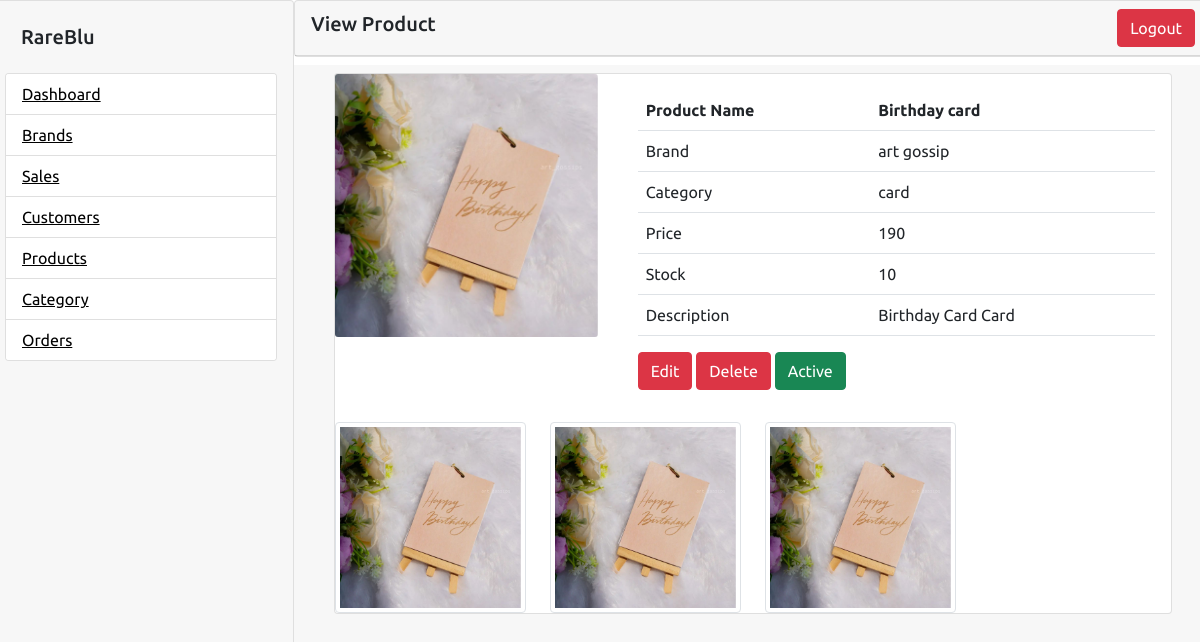
Screenshot of /admin_productview/14/ with the database file from the repository.
### admin_side/models.py (models this page shows, shortened)
class Product(models.Model):
    Product_Name = models.CharField(max_length=100, default='DefaultProductName')
    Brand=models.ForeignKey(Brand, on_delete=models.CASCADE)
    Category=models.ForeignKey(Category, on_delete=models.CASCADE)
    price = models.IntegerField(default=0)
    Stock = models.IntegerField(default=0)
    Description = models.CharField(max_length=100, default='Default Description')
    img1 = models.ImageField(upload_to='product')
    img2 = models.ImageField(upload_to='product')
    img3 = models.ImageField(upload_to='product')
    img4 = models.ImageField(upload_to='product')
    active = models.BooleanField(default=True)

class Brand(models.Model):
    name=models.CharField(max_length=50)
    active = models.BooleanField(default=True)
    def __str__(self):
        return self.name

class Category(models.Model):
    name=models.CharField(max_length=50)
    active = models.BooleanField(default=True)
    def __str__(self):
        return self.name

### admin_side/views.py (the view)
# urls.py: path('admin_productview/<int:id>/',views.admin_productview,name='admin_productview'),
def admin_productview(request,id):
    product = Product.objects.get(id=id)
    return render(request,'admin/admin_productview.html',{'product':product,'title':' View Product'})

### Templates/admin/admin_productview.html (shortened to what this page needs)
{% extends 'admin/admin.html' %}
{% load static %}
{% block main %}
<div class="container">
    <div class="card">
        <div class="row">
            <div class="col-md-4">
                <img src="{{ product.img1.url }}" class="card-img" alt="">
            </div>
            <div class="col-md-8">
                <div class="card-body">
                    <table class="table">
                        <tbody>
                            <tr>
                                <td><b>Product Name</b></td>
                                <td><b>{{ product.Product_Name }}</b></td>
                            </tr>
                            <tr>
                                <td>Brand</td>
                                <td>{{ product.Brand }}</td>
                            </tr>
                            <tr>
                                <td>Category</td>
                                <td>{{ product.Category }}</td>
                            </tr>
                            <tr>
                                <td>Price</td>
                                <td>
                                    {% if product.price >= 0 %}
                                    {{ product.price }}
                                    {% else %}
                                    <span class="text-danger">Invalid Price</span>
                                    {% endif %}
                                </td>
                            </tr>
                            <tr>
                                <td>Stock</td>
                                <td>
                                    {% if product.Stock >= 0 %}
                                    {{ product.Stock }}
                                    {% else %}
                                    <span class="text-danger">Invalid Stock</span>
                                    {% endif %}
                                </td>
                            </tr>
                            <tr>
                                <td>Description</td>
                                <td>{{ product.Description }}</td>
                            </tr>
                        </tbody>
                    </table>
                    <td>
                        <a href="{% url 'edit_product' product.id %}" class="btn btn-danger">Edit</a>
                        <a href="{% url 'productdelete' product.id %}" class="btn btn-danger">Delete</a>
                        {% if product.active %}
                        <a href="{% url 'productactive' product.id %}" class="btn btn-success">Active</a>
                        {% else %}
                        <a href="{% url 'productactive' product.id %}" class="btn btn-danger">Block</a>
                        {% endif %}
                    </td>
                </div>
            </div>
            <div class="col-md-12 mt-3">
                <div class="row">
                    <div class="col-md-3">
                        <img src="{{ product.img2.url }}" class="img-thumbnail" alt="">
                    </div>
                    <div class="col-md-3">
                        <img src="{{ product.img3.url }}" class="img-thumbnail" alt="">
                    </div>
                    <div class="col-md-3">
                        <img src="{{ product.img4.url }}" class="img-thumbnail" alt="">
                    </div>
                </div>
            </div>
        </div>
    </div>
</div>
{% endblock main%}

### Templates/admin/admin.html (shortened to what this page needs)
{% load static %}
<!doctype html>
<html lang="en">
<head>
    <link rel="stylesheet" href="https://cdn.jsdelivr.net/npm/bootstrap@5.0.0/dist/css/bootstrap.min.css"
>
    <link type="text/css" rel="stylesheet" href="{% static 'admin_dashboard.css' %}">
</head>
<body>
    <div class="container-fluid-">
        <div class="row">
            <div class="col-md-3 p-0">
                <div class="card mb-3 h-auto">
                    <div class="card-header" style="min-height: 100vh;">
                        <div class="card-body card-full-height" >
                        <h5 class="card-title">RareBlu</h5>
                    </div>
                    <div class="card">
                        <ul class="list-group list-group-flush">
                            <li class="list-group-item">
                                <a href="{% url 'admin_home' %}" style="color: #000000;">Dashboard</a>
                            </li>
                            <li class="list-group-item">
                                <a href="{% url 'brand' %}" style="color: #000000;">Brands</a>
                            </li>
                            <li class="list-group-item">
                                <a href="#" style="color: #000000;">Sales</a>
                            </li>
                            <li class="list-group-item">
                                <a href="#" style="color: #000000;">Customers</a>
                            </li>
                            <li class="list-group-item" >
                                <a href="{% url 'admin_product' %}" style="color: #000000;">Products</a>
                            </li>
                            <li class="list-group-item">
                                <a href="{% url 'category' %}" style="color: #000000;">Category</a>
                            </li>
                            <li class="list-group-item">
                                <a href="#" style="color: #000000;">Orders</a>
                            </li>
                        </ul>
                    </div> </div>   </div>
            </div>
            <div class="col-md-9 p-0 ">
                <div class="card mb-2 mr-3">
                    <div class="card-header d-flex justify-content-between align-items-center">
                        <h5 class="card-title">{{ title }}</h5>
                        <a href="{% url 'log_in' %}"><button class="btn btn-danger">Logout</button></a>
                    </div>
                </div>
                 <div class="card-header" style="min-height: 100vh;">
                    <div class="input-group-append">
                {% block main %} {% endblock main %}
                </div>
                 </div>
            </div>
        </div>
    </div>
</body>
</html>

### static/admin_dashboard.css (style rules this page uses)
* { font-family: "Ubuntu", sans-serif; margin: 0; padding: 0; box-sizing: border-box; }
:root { --blue: #2a2185; --white: #fff; --gray: #f5f5f5; --black1: #222; --black2: #999; }
body { min-height: 100vh; overflow-x: hidden; }
.container { position: relative; width: 100%; }

### rows the page displays
Product: img1 (picture), Product_Name "Birthday card", Brand "art gossip", Category "card", price "190", Stock "10", Description "Birthday Card Card", img2 (picture), img3 (picture), img4 (picture)

### other values shown
{{ title }} "View Product"
